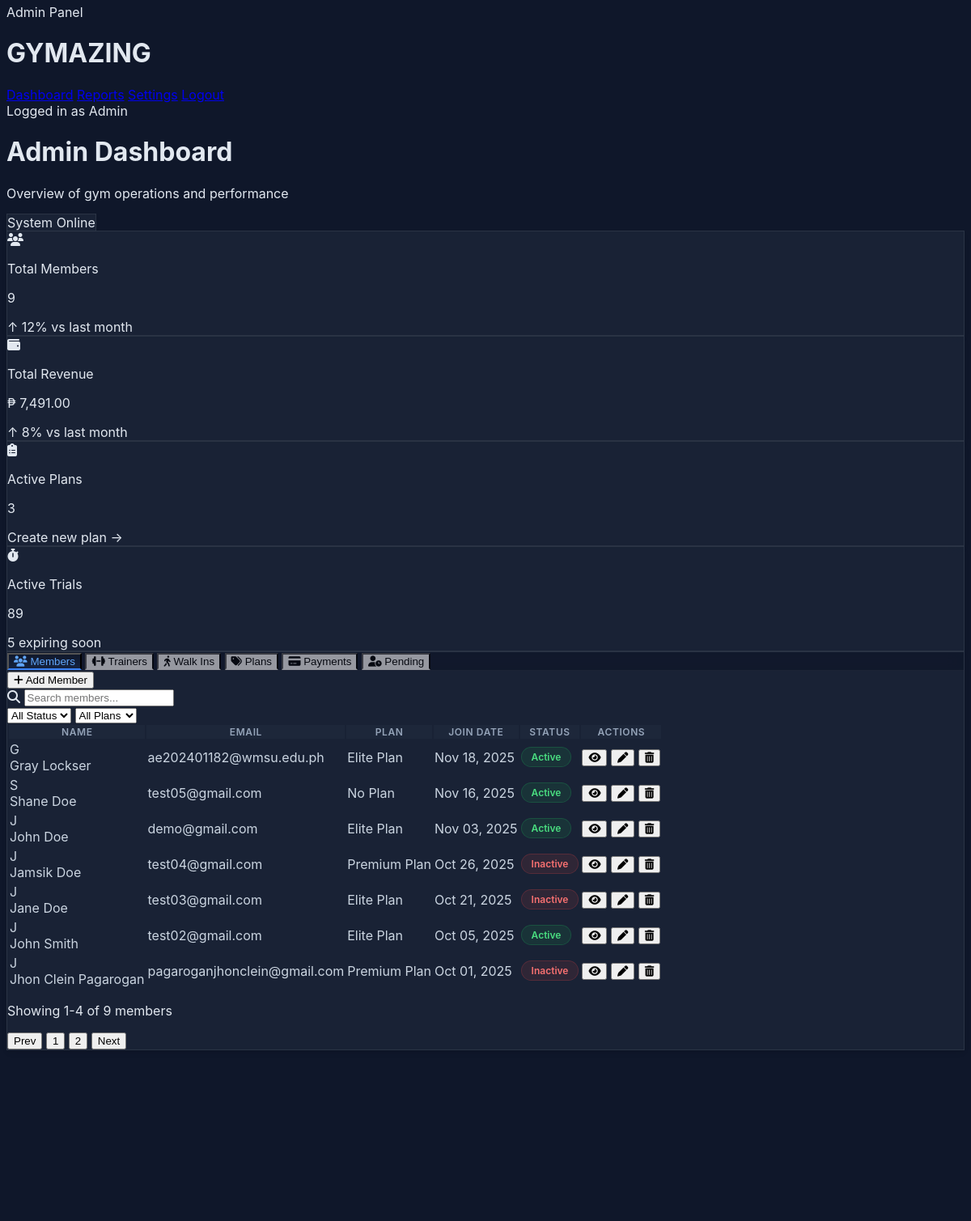
/index.php?controller=Admin&action=dashboard (signed in, middle part), run on an earlier commit of the app's database.
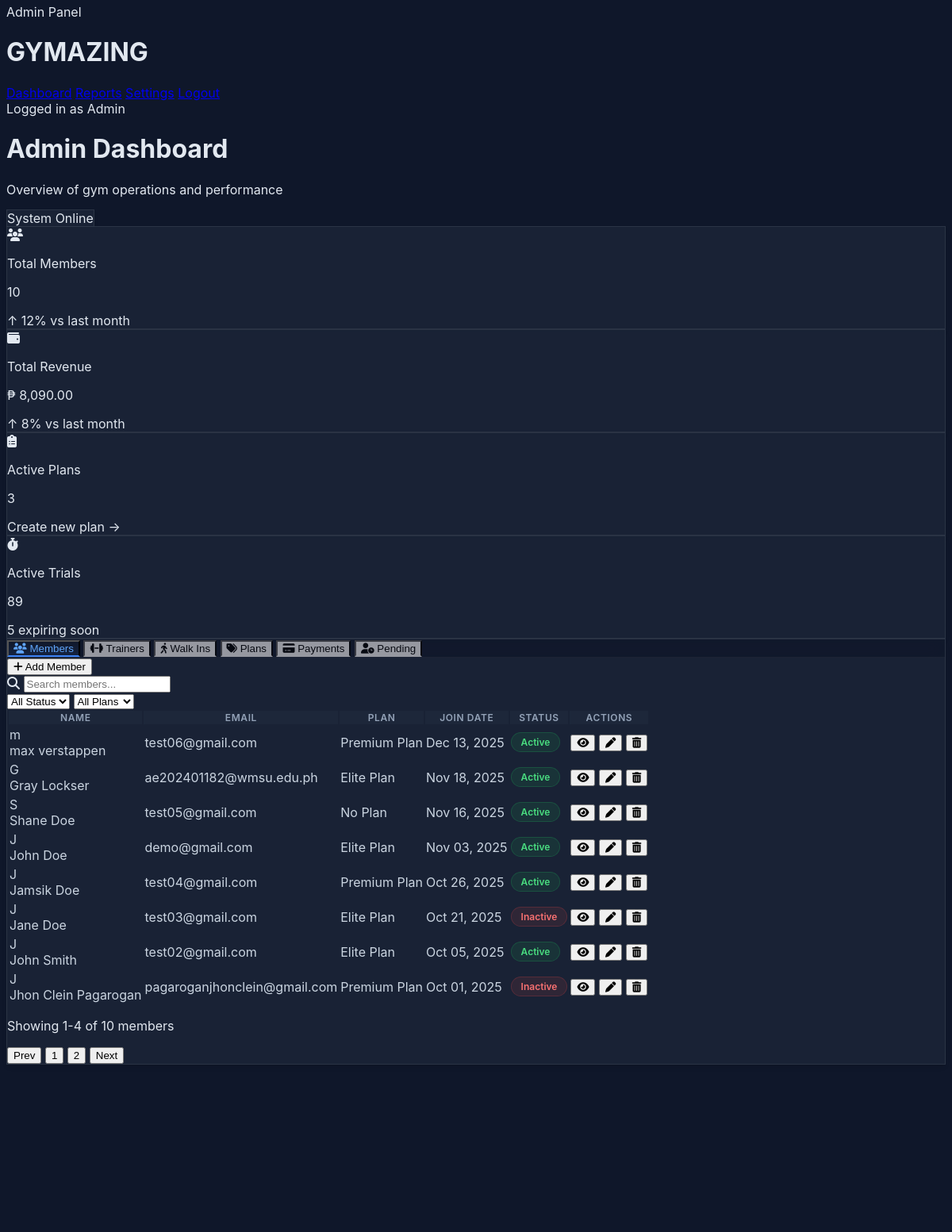
And on a later commit of the database.
### tables this page shows
CREATE TABLE `members` (
  `user_id` int(11) NOT NULL,
  `first_name` varchar(50) NOT NULL,
  `last_name` varchar(50) NOT NULL,
  `middle_name` varchar(50) DEFAULT NULL,
  `date_of_birth` date NOT NULL,
  `gender` enum('male','female','Others') NOT NULL,
  `email` varchar(50) NOT NULL,
  `phone_no` varchar(55) NOT NULL,
  `password` varchar(15) NOT NULL,
  `role` enum('admin','member','trainer') DEFAULT 'member',
  `created_at` date DEFAULT NULL,
  `status` enum('active','inactive') NOT NULL DEFAULT 'active'
);

### views/admin/adminDashboard.php (the view, shortened to what the changed rows need)
<!DOCTYPE html>
<html lang="en">
<head>
    <script src="../public/assets/js/tailwindcss/tailwindcss.js"></script>
    <link rel="stylesheet" href="https://cdnjs.cloudflare.com/ajax/libs/font-awesome/6.4.0/css/all.min.css">
</head>
<body class="min-h-screen">
    <?php include __DIR__ . "/layouts/adminnavbar.php" ?>
    <div class="min-h-screen md:ml-64 transition-all duration-300">
        <main class="p-6 lg:p-10">
            <div class="mb-10 flex flex-col md:flex-row justify-between items-start md:items-center">
                <div>
                    <h1 class="text-3xl font-bold text-white mb-2 tracking-tight">Admin Dashboard</h1>
                    <p class="text-slate-400">Overview of gym operations and performance</p>
                </div>
                <div class="mt-4 md:mt-0 flex gap-3">
                    <span class="px-4 py-2 glass-panel rounded-lg text-sm text-slate-300 flex items-center">
                        <span class="w-2 h-2 rounded-full bg-green-500 mr-2"></span> System Online
                    </span>
                </div>
            </div>
            <div class="grid grid-cols-1 md:grid-cols-2 xl:grid-cols-4 gap-6 mb-10">
                <div class="glass-panel rounded-xl p-6 hover-lift cursor-pointer relative overflow-hidden group">
                    <div class="absolute right-0 top-0 p-4 opacity-10 group-hover:opacity-20 transition-opacity">
                        <i class="fas fa-users text-6xl text-blue-500"></i>
                    </div>
                    <p class="text-slate-400 text-sm font-medium uppercase tracking-wider mb-1">Total Members</p>
                    <p class="text-3xl font-bold text-white"><?= $memberCount['active_member_count'] ?></p>
                    <div class="mt-4 flex items-center text-xs">
                        <span class="text-emerald-400 bg-emerald-400/10 px-2 py-0.5 rounded mr-2">↑ 12%</span>
                        <span class="text-slate-500">vs last month</span>
                    </div>
                </div>
                <div class="glass-panel rounded-xl p-6 hover-lift cursor-pointer relative overflow-hidden group">
                    <div class="absolute right-0 top-0 p-4 opacity-10 group-hover:opacity-20 transition-opacity">
                        <i class="fas fa-wallet text-6xl text-emerald-500"></i>
                    </div>
                    <p class="text-slate-400 text-sm font-medium uppercase tracking-wider mb-1">Total Revenue</p>
                    <p class="text-3xl font-bold text-white">₱ <?= number_format($totalEarned['total_earned'], 2) ?></p>
                    <div class="mt-4 flex items-center text-xs">
                        <span class="text-emerald-400 bg-emerald-400/10 px-2 py-0.5 rounded mr-2">↑ 8%</span>
                        <span class="text-slate-500">vs last month</span>
                    </div>
                </div>
                <div class="glass-panel rounded-xl p-6 hover-lift cursor-pointer relative overflow-hidden group">
                    <div class="absolute right-0 top-0 p-4 opacity-10 group-hover:opacity-20 transition-opacity">
                        <i class="fas fa-clipboard-list text-6xl text-purple-500"></i>
                    </div>
                    <p class="text-slate-400 text-sm font-medium uppercase tracking-wider mb-1">Active Plans</p>
                    <p class="text-3xl font-bold text-white">3</p>
                    <div class="mt-4 flex items-center text-xs">
                        <span class="text-blue-400 hover:text-blue-300">Create new plan →</span>
                    </div>
                </div>
                <div class="glass-panel rounded-xl p-6 hover-lift cursor-pointer relative overflow-hidden group">
                    <div class="absolute right-0 top-0 p-4 opacity-10 group-hover:opacity-20 transition-opacity">
                        <i class="fas fa-stopwatch text-6xl text-orange-500"></i>
                    </div>
                    <p class="text-slate-400 text-sm font-medium uppercase tracking-wider mb-1">Active Trials</p>
                    <p class="text-3xl font-bold text-white">89</p>
                    <div class="mt-4 flex items-center text-xs">
                        <span class="text-orange-400">5 expiring soon</span>
                    </div>
                </div>
            </div>
            <div class="glass-panel rounded-xl border-0 overflow-hidden">
                <div class="glass-header px-4 pt-2 flex overflow-x-auto space-x-1 no-scrollbar">
                    <button class="tab-button active px-6 py-4 text-sm font-medium text-slate-300 whitespace-nowrap focus:outline-none" data-tab="members">
                        <i class="fas fa-users mr-2"></i> Members
                    </button>
                    <button class="tab-button px-6 py-4 text-sm font-medium text-slate-300 whitespace-nowrap focus:outline-none" data-tab="trainers">
                        <i class="fas fa-dumbbell mr-2"></i> Trainers
                    </button>
                    <button class="tab-button px-6 py-4 text-sm font-medium text-slate-300 whitespace-nowrap focus:outline-none" data-tab="walkins">
                        <i class="fas fa-walking mr-2"></i> Walk Ins
                    </button>
                    <button class="tab-button px-6 py-4 text-sm font-medium text-slate-300 whitespace-nowrap focus:outline-none" data-tab="plans">
                        <i class="fas fa-tags mr-2"></i> Plans
                    </button>
                    <button class="tab-button px-6 py-4 text-sm font-medium text-slate-300 whitespace-nowrap focus:outline-none" data-tab="payments">
                        <i class="fas fa-credit-card mr-2"></i> Payments
                    </button>
                    <button class="tab-button px-6 py-4 text-sm font-medium text-slate-300 whitespace-nowrap focus:outline-none" data-tab="pending">
                        <i class="fas fa-user-clock mr-2"></i> Pending
                    </button>
                </div>
                <div id="members" class="tab-content active bg-[#162032]"> <div class="p-6">
                        <div class="flex flex-col xl:flex-row justify-between gap-4 mb-6">
                            <button id="btnAddMember" class="px-5 py-2.5 bg-blue-600 hover:bg-blue-700 text-white text-sm font-semibold rounded-lg transition-colors shadow-lg shadow-blue-900/20 flex items-center justify-center">
                                <i class="fas fa-plus mr-2"></i> Add Member
                            </button>
                            <div class="flex flex-col sm:flex-row gap-3 flex-1 xl:justify-end">
                                <div class="relative flex-1 max-w-md">
                                    <i class="fas fa-search absolute left-3 top-3 text-slate-500"></i>
                                    <input type="text" id="searchMembers" placeholder="Search members..." class="w-full pl-10 pr-4 py-2.5 bg-slate-800 text-slate-200 border border-slate-700 rounded-lg focus:outline-none focus:ring-2 focus:ring-blue-500 text-sm">
                                </div>
                                <select id="filterStatus" class="px-4 py-2.5 bg-slate-800 text-slate-200 border border-slate-700 rounded-lg focus:outline-none focus:ring-2 focus:ring-blue-500 text-sm cursor-pointer">
                                    <option value="">All Status</option>
                                </select>
                                <select id="filterPlan" class="px-4 py-2.5 bg-slate-800 text-slate-200 border border-slate-700 rounded-lg focus:outline-none focus:ring-2 focus:ring-blue-500 text-sm cursor-pointer">
                                    <option value="">All Plans</option>
                                </select>
                            </div>
                        </div>
                        <div class="overflow-x-auto rounded-lg border border-slate-700">
                            <table class="w-full text-left custom-table">
                                <thead>
                                    <tr>
                                        <th class="p-4 rounded-tl-lg">Name</th>
                                        <th class="p-4">Email</th>
                                        <th class="p-4">Plan</th>
                                        <th class="p-4">Join Date</th>
                                        <th class="p-4">Status</th>
                                        <th class="p-4 text-center rounded-tr-lg">Actions</th>
                                    </tr>
                                </thead>
                                <tbody>
                                    <?php foreach($members as $member) {
                                        $user_name = $member['name'];
                                        $user_initial = substr($user_name, 0, 1);
                                    ?>
                                        <tr class="table-row" data-user-id="<?= $member['user_id'] ?>">
                                            <td class="p-4">
                                                <div class="flex items-center">
                                                    <div class="w-9 h-9 bg-gradient-to-br from-blue-500 to-blue-700 rounded-full flex items-center justify-center text-white font-bold text-sm shadow-md mr-3">
                                                        <?= $user_initial ?>
                                                    </div>
                                                    <span class="font-medium text-white"><?= $member['name'] ?></span>
                                                </div>
                                            </td>
                                            <td class="p-4 text-sm text-slate-400"><?= $member['email'] ?></td>
                                            <td class="p-4 text-sm font-medium text-slate-300"><?= isset($member['plan_name']) ? $member['plan_name'] : '<span class="text-slate-500 italic">No Plan</span>' ?></td>
                                            <td class="p-4 text-sm text-slate-400"><?= date('M d, Y', strtotime($member['created_at'])) ?></td>
                                            <td class="p-4">
                                                <span class="status-badge <?= $member['status'] == 'active' ? 'status-active' : 'status-inactive'?>">
                                                    <?= isset($member['status']) ? ucfirst($member['status']) : 'Inactive' ?>
                                                </span>
                                            </td>
                                            <td class="p-4 text-center">
                                                <div class="flex items-center justify-center gap-2">
                                                    <button id="viewMemberDetailsBtn" class="btn-view-member p-1.5 text-blue-400 hover:text-blue-300 transition-colors" title="View"><i class="fas fa-eye"></i></button>
                                                    <button class="btn-edit-member p-1.5 text-emerald-400 hover:text-emerald-300 transition-colors" title="Edit"><i class="fas fa-pen"></i></button>
                                                    <button class="btn-delete-member p-1.5 text-red-400 hover:text-red-300 transition-colors" title="Deactivate"><i class="fas fa-trash-alt"></i></button>
                                                </div>
                                            </td>
                                        </tr>
                                    <?php } ?>
                                </tbody>
                            </table>
                        </div>
                        <div class="mt-6 flex flex-col sm:flex-row items-center justify-between gap-4 text-sm text-slate-400">
                            <p>Showing 1-4 of <?= $memberCount['active_member_count'] ?> members</p>
                            <div class="flex space-x-1">
                                <button class="px-3 py-1 bg-slate-800 hover:bg-slate-700 rounded border border-slate-700 transition-colors">Prev</button>
                                <button class="px-3 py-1 bg-blue-600 text-white rounded shadow-sm">1</button>
                                <button class="px-3 py-1 bg-slate-800 hover:bg-slate-700 rounded border border-slate-700 transition-colors">2</button>
                                <button class="px-3 py-1 bg-slate-800 hover:bg-slate-700 rounded border border-slate-700 transition-colors">Next</button>
                            </div>
                        </div>
                    </div>
                </div>
            </div> </main>
    </div>
</body>
</html>

What changed in the data, as far as the page shows it:
added members: user_initial "m", name "max verstappen", email "test06@gmail.com", plan_name "Premium Plan", created_at "Dec 13, 2025", status "Active"
changed members "test04@gmail.com": status "Inactive" → "Active"
Also different on the page:
$memberCount['active_member_count']: "9" → "10"
$totalEarned['total_earned']: "7,491.00" → "8,090.00"
